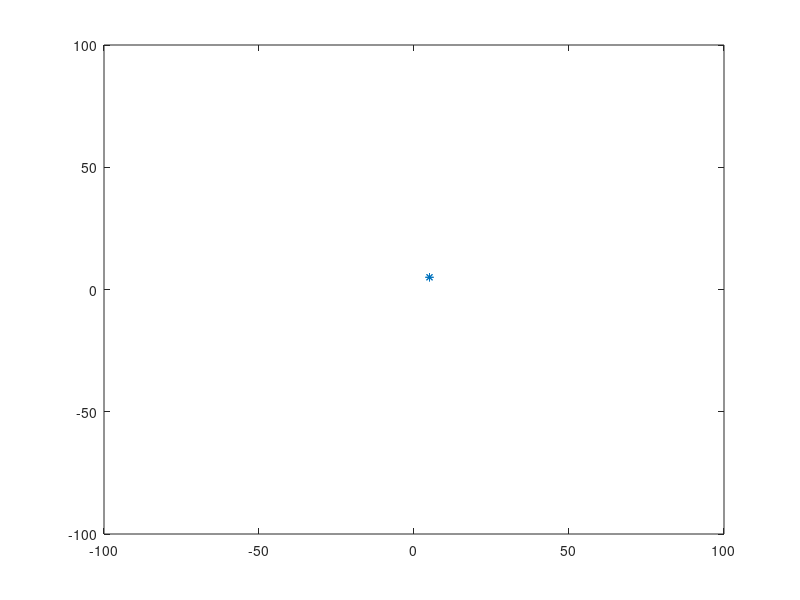

Write the MATLAB code that produced this figure.
x1 = input("enter x1");
y1 = input("enter y1"); 
x2 = input("enter x2");
y2 = input("enter y2"); 
A = [x1,x2]; 
B = [y1,y2]; 
plot(A,B,'*')
axis([-100 100 -100 100])
hold on
line(A,B)
hold off